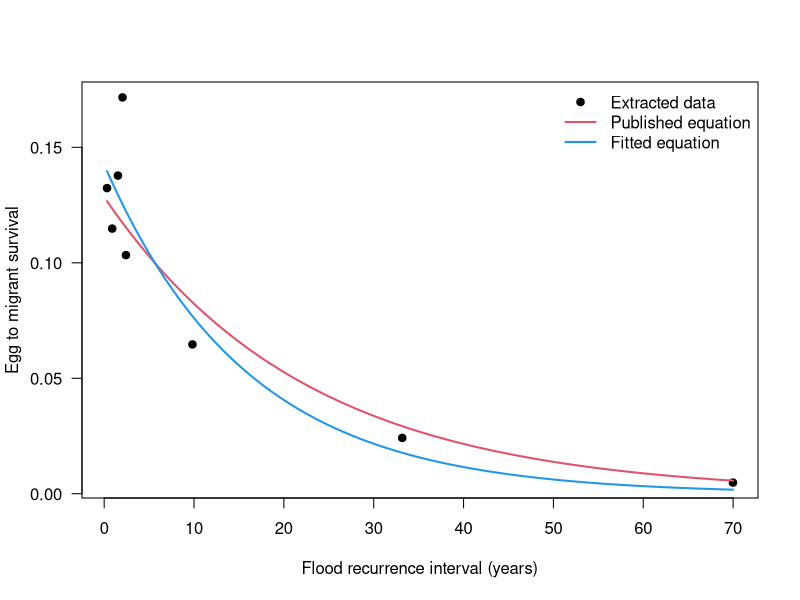

R code for this plot:

# Relate egg to fry survival and peak flow as described in the references below by extracting data from plots, fitting models, and plotting
# last updated: AH Fullerton, 6/12/2023

# Beamer, E., and G. R. Pess. 1999. Effects of peak flows on chinook (Oncorhynchus tshawytscha) spawning success in two Puget Sound 
  # river basins. Pages 67-70 in Watershed Management to Protect Declining Species. Proceedings American Water Resources Association 
  # 1999 Annual Water Resources Conference, Seattle, WA.  

# Seiler, D., S. Neuhauser, and L. Kishimoto. 2002. 2001 Skagit River wild 0+ chinook production evalutaion. State of Washington 
  # Department of Fish and Wildlife, and Seattle City Light, Annual Report, Seattle, WA.

#--------------------------------------------------------------------------------------------------------------------------------------------

# Read in estimated data
# Empirical data points from Figure 2 were extracted using http://www.graphreader.com/ and saved in the .csv file
td <- read.csv("data/beamer_pess_1999.csv")
plot_name <- "beamer_pess_1999"

# X-variable
x <- td$FRI_y
xlb <- "Flood recurrence interval (years)" # label used in plots

# Y-variable
y <- td$e2f_survival
ylb <- "Egg to migrant survival" # label used in plots

# Convert response from percent to proportion
y <- y / 100

# Create new dataset used for predicting (extending the X-value points from a few to many within the existing range)
xl <- seq(min(x), max(x), (max(x) - min(x)) / 1000)
nd <- as.data.frame(xl); colnames(nd) <- "x" #nls() which is used below needs this to be a dataframe with named variable as expected

# Published equation: y = 0.1285e-0.0446x
p1 <- 0.1285
p2 <- 0.0446
eq <- p1 * exp(-p2 * x)
eq.pred <- p1 * exp(-p2 * nd$x)

# Fit a nonlinear model (exponential); needs approximate starting values estimated from plot of empirical data points
a_start <- 0.15 # param a is the y value when x = 0
b_start <- log(0.15) / (80 * 0.15) # b is the decay rate. k = log(A) / (A (intial) * t)
(m1 <- nls(y ~ a * exp(-b * x), start = list(a = a_start, b = b_start)))
m1.pred <- predict(m1)
cor(y, m1.pred) #test fit to see if this was an appropriate form
m1.pred <- predict(m1, newdata = nd)


# Plot graph (saved)
png(paste0("plots/", plot_name, ".png"), width = 5, height = 4, units = "in", res = 300)
plot(x, y, pch = 19, col = 1, las = 1, ylab = ylb, xlab = xlb)
lines(xl, eq.pred, col = 2, lwd = 2)
lines(xl, m1.pred, col = 4, lwd = 2)
legend("topright", legend = c("Extracted data", "Published equation", "Fitted equation"), col = c(1, 2, 4), lwd = c(NA, 2, 2), pch = c(19, NA, NA), bty = 'n')
dev.off()

# Not used:
#Smooth the published equation's fitted line
#lo <- loess(eq ~ x, span = 1.1)
#eq.lo <- predict(lo, xl)


